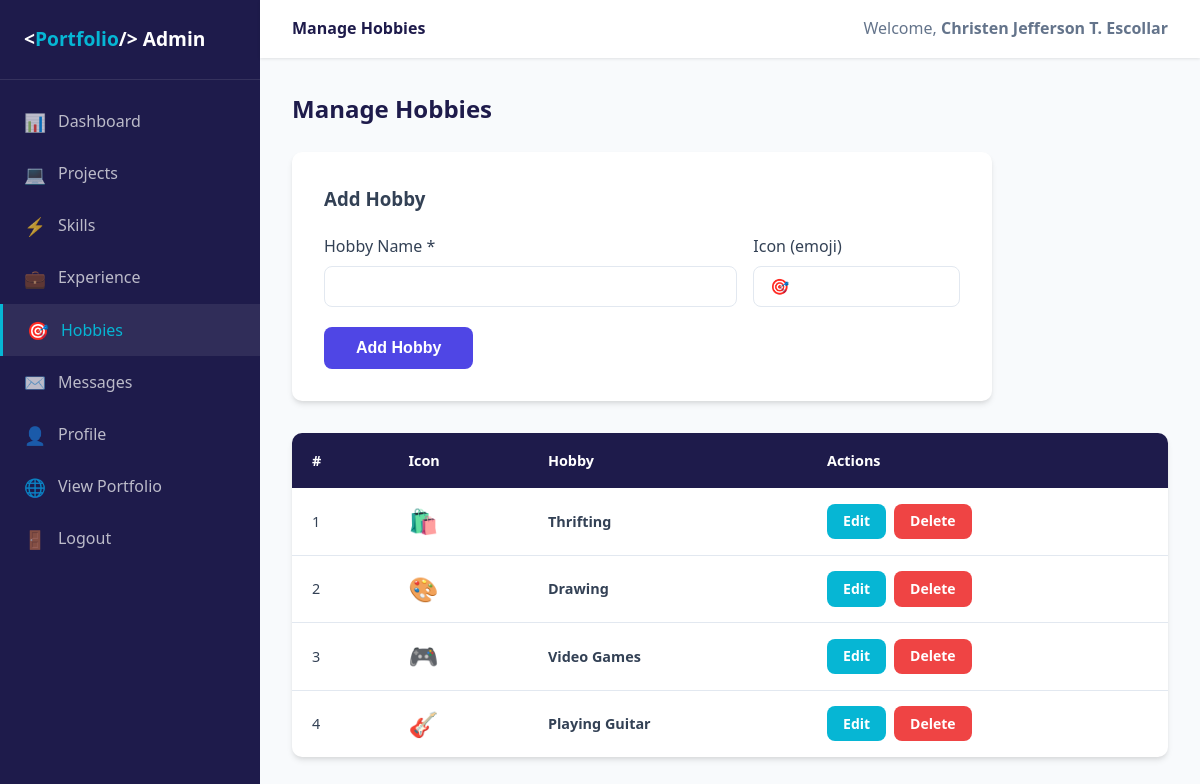
The app's page /admin/hobbies.php (signed in) with its own data.
### tables this page shows
CREATE TABLE hobbies (
    id INT AUTO_INCREMENT PRIMARY KEY,
    user_id INT NOT NULL,
    hobby_name VARCHAR(100) NOT NULL,
    hobby_icon VARCHAR(10) DEFAULT '🎯',
    created_at TIMESTAMP DEFAULT CURRENT_TIMESTAMP,
    FOREIGN KEY (user_id) REFERENCES users(id) ON DELETE CASCADE
);

### admin/hobbies.php (the view, shortened to what this page needs)
<?php
require_once __DIR__ . '/../includes/auth.php';
$editHobby = null;
$hobbies = $conn->query("SELECT * FROM hobbies WHERE user_id=" . $_SESSION['admin_id'] . " ORDER BY id ASC");
include 'includes/header.php';
?>
<div class="page-header">
    <h1 class="page-title">Manage Hobbies</h1>
</div>
<div class="admin-form" style="margin-bottom:2rem;">
    <h3 style="margin-bottom:1.25rem;"><?= $editHobby ? 'Edit Hobby' : 'Add Hobby' ?></h3>
    <form method="POST">
        <div style="display:grid;grid-template-columns:2fr 1fr;gap:1rem;">
            <div class="form-group">
                <label>Hobby Name *</label>
                <input type="text" name="hobby_name"
                       value="<?= htmlspecialchars($editHobby['hobby_name'] ?? '') ?>"
                       placeholder="e.g. Playing Guitar" required>
            </div>
            <div class="form-group">
                <label>Icon (emoji)</label>
                <input type="text" name="hobby_icon"
                       value="<?= htmlspecialchars($editHobby['hobby_icon'] ?? '🎯') ?>"
                       placeholder="🎯" maxlength="5">
            </div>
        </div>
        <div style="display:flex;gap:0.75rem;">
            <button type="submit" class="btn btn-primary"><?= $editHobby ? 'Update' : 'Add Hobby' ?></button>
        </div>
    </form>
</div>
<table class="data-table">
    <thead><tr><th>#</th><th>Icon</th><th>Hobby</th><th>Actions</th></tr></thead>
    <tbody>
        <?php $i = 1; while ($h = $hobbies->fetch_assoc()): ?>
        <tr>
            <td><?= $i++ ?></td>
            <td style="font-size:1.5rem;"><?= $h['hobby_icon'] ?></td>
            <td><strong><?= htmlspecialchars($h['hobby_name']) ?></strong></td>
            <td>
                <div class="action-btns">
                    <a href="hobbies.php?edit=<?= $h['id'] ?>" class="btn btn-sm btn-secondary">Edit</a>
                    <a href="hobbies.php?delete=<?= $h['id'] ?>" class="btn btn-sm btn-danger"
                       onclick="return confirm('Delete this hobby?')">Delete</a>
                </div>
            </td>
        </tr>
        <?php endwhile; ?>
    </tbody>
</table>
<?php include 'includes/footer.php'; ?>

### css/style.css (style rules this page uses)
:root { --primary: #4f46e5; --primary-dark: #3730a3; --secondary: #06b6d4; --accent: #f59e0b; --dark: #1e1b4b; --light-bg: #f8fafc; --text: #334155; --text-light: #64748b; --border: #e2e8f0; --white: #ffffff; --success: #10b981; --danger: #ef4444; --shadow: 0 4px 6px -1px rgba(0,0,0,0.1), 0 2px 4px -1px rgba(0,0,0,0.06); --shadow-lg: 0 10px 15px -3px rgba(0,0,0,0.1), 0 4px 6px -2px rgba(0,0,0,0.05); }
* { margin: 0; padding: 0; box-sizing: border-box; }
body { font-family: 'Segoe UI', system-ui, -apple-system, sans-serif; color: var(--text); background: var(--light-bg); line-height: 1.6; }
a { text-decoration: none; color: inherit; }
.btn { display: inline-block; padding: 0.75rem 2rem; border-radius: 8px; font-weight: 600; cursor: pointer; border: none; transition: all 0.2s; font-size: 1rem; }
.btn-primary { background: var(--primary); color: var(--white); }
.btn-secondary { background: var(--secondary); color: var(--white); }
.btn-sm { padding: 0.4rem 1rem; font-size: 0.875rem; }
.btn-danger { background: var(--danger); color: var(--white); }
.form-group { margin-bottom: 1.25rem; }
.form-group label { display: block; margin-bottom: 0.4rem; font-weight: 500; }
.form-group input, .form-group textarea, .form-group select { width: 100%; padding: 0.75rem 1rem; border-radius: 8px; border: 1px solid rgba(255,255,255,0.2); background: rgba(255,255,255,0.08); color: var(--white); font-size: 1rem; outline: none; transition: border-color 0.2s; }
.form-group input::placeholder, .form-group textarea::placeholder { color: rgba(255,255,255,0.4); }
.page-header { display: flex; justify-content: space-between; align-items: center; margin-bottom: 1.5rem; }
.page-title { font-size: 1.5rem; font-weight: 700; color: var(--dark); }
.data-table { width: 100%; border-collapse: collapse; background: var(--white); border-radius: 10px; overflow: hidden; box-shadow: var(--shadow); }
.data-table th { background: var(--dark); color: var(--white); padding: 1rem 1.25rem; text-align: left; font-weight: 600; font-size: 0.9rem; }
.data-table td { padding: 0.875rem 1.25rem; border-bottom: 1px solid var(--border); font-size: 0.9rem; }
.data-table tr:last-child td { border-bottom: none; }
.action-btns { display: flex; gap: 0.5rem; }
.admin-form { background: var(--white); border-radius: 10px; padding: 2rem; box-shadow: var(--shadow); max-width: 700px; }
.admin-form .form-group label { color: var(--text); }
.admin-form .form-group input, .admin-form .form-group textarea, .admin-form .form-group select { background: var(--white); border: 1px solid var(--border); color: var(--text); padding: 0.7rem 1rem; border-radius: 8px; width: 100%; font-size: 0.95rem; }

### records on screen
hobbies: hobby_icon "🛍️", hobby_name "Thrifting"
hobbies: hobby_icon "🎨", hobby_name "Drawing"
hobbies: hobby_icon "🎮", hobby_name "Video Games"
hobbies: hobby_icon "🎸", hobby_name "Playing Guitar"

### other values on screen
$pageTitle "Manage Hobbies"
$_SESSION['admin_name'] "Christen Jefferson T. Escollar"
